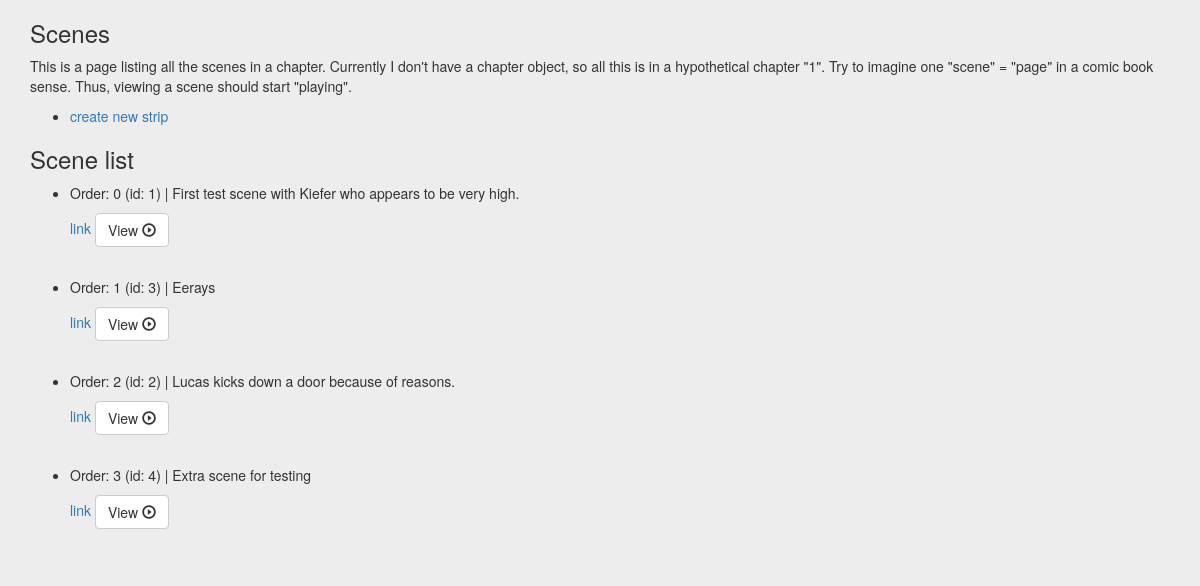
Screenshot of /flipbooks/ with the database file from the repository.
### flipbooks/models.py (models this page shows, shortened)
class Scene(models.Model):
    order = models.IntegerField(default="0")
    name = models.CharField(max_length=50, blank=True, default="")
    description = models.TextField(max_length=100, blank=True, default="")
    date_created = models.DateTimeField(auto_now_add=True)
    date_modified = models.DateTimeField(auto_now=True)

### flipbooks/views.py (the view)
class SceneListView(generic.ListView):
    queryset = Scene.objects.order_by('order')

### proj_cumulus/templates/flipbooks/scene_list.html (shortened to what this page needs)
{% extends "base.html" %}
{% load thumbnail %}
{% block content %}
<h3>Scenes</h3>
<p>This is a page listing all the scenes in a chapter. Currently I don't have
a chapter object, so all this is in a hypothetical chapter "1". Try to imagine one
"scene" = "page" in a comic book sense. Thus, viewing a scene should start "playing".</p>
<div>
    <ul class="list inline">
        <li><a href="{% url 'flipbooks:strip-create' %}">create new strip</a></li>
    </ul>
</div>
<h3>Scene list</h3>
<ul>
    {% for scene in object_list %}
        <li>
            Order: {{scene.order}} (id: {{scene.id}}) | {{scene.description}}
            <p>
                {% url 'flipbooks:strip-list' scene_pk=scene.pk as strip_url %}
                <form action="{{strip_url}}">
                    <a href="{% url 'flipbooks:strip-list' scene_pk=scene.pk %}">link</a>
                    <button type="submit" class="btn btn-default btn-md">
                      View <span class="glyphicon glyphicon-play-circle" aria-hidden="true"></span>
                     </button>
                </form>
                <div class="frame_thumbs stacked">
                </div>
            </p>
        </li>
    {% empty %}
        <p>No strips could be found</p>
    {% endfor %}
</ul>
{% endblock content %}

### proj_cumulus/templates/base.html (shortened to what this page needs)
{% load static %}
<!DOCTYPE html>
<html lang="en">
  <head>
    <link href="{% static 'bootstrap/css/bootstrap.min.css' %}" rel="stylesheet">
    <link href="{% static 'css_static/main.css' %}" rel="stylesheet">
  </head>
  <body>
    <div class='container'>
      {% block content %}
      {% endblock %}
    </div>
  </body>
</html>

### static-storage/css_static/main.css (style rules this page uses)
body { background-color: #ededed; }

### rows the page displays
Scene: order "0", id "1", description "First test scene with Kiefer who appears to be very high."
Scene: order "1", id "3", description "Eerays"
Scene: order "2", id "2", description "Lucas kicks down a door because of reasons."
Scene: order "3", id "4", description "Extra scene for testing"
